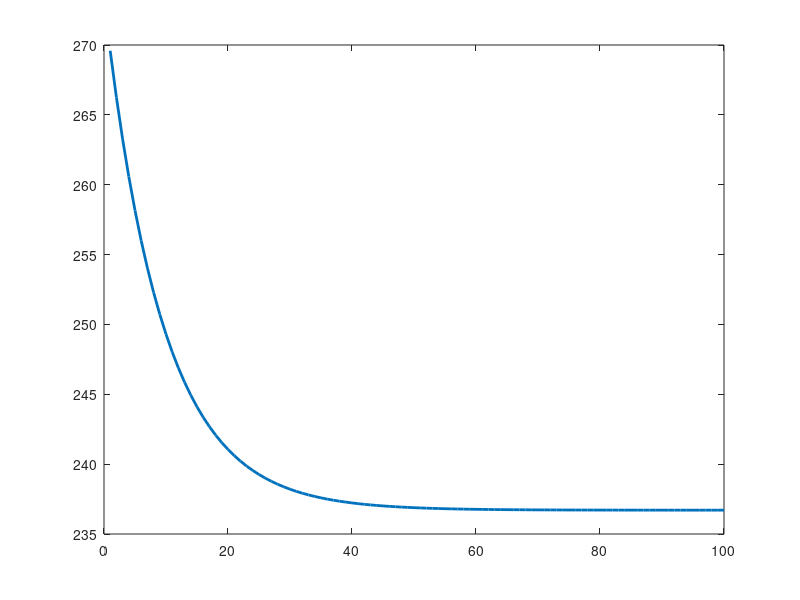

Source code (MATLAB):
clc;
clear;
xp=[0
    25
    50
    75
    100
    ];
yp=[4.7
    2.9
    1.73
    1.43
    1.11
    ];
out=zeros(100,1);
grad_stop = 10^-5;
max_its=100;
alpha=10^-1;
u=2;
r=2;
gradu=1;
iter=1;
while norm(gradu) > grad_stop && iter <= max_its
    gradu=0;
    for i=1:5
        gradu=gradu+2*((u/(r+xp(i))^2)-yp(i)/(u/(r+xp(i))));
    end
    u=u-alpha*gradu;
    for j=1:5
        out(iter)=out(iter)+((u/(r+xp(j)))-yp(j))^2;
    end
    iter=iter+1;
end

plot(out,'LineWidth',2);
